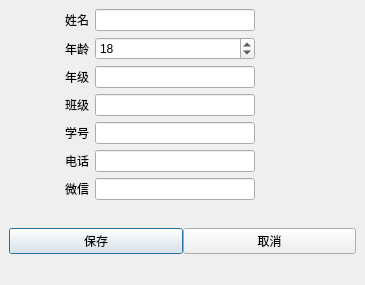
<?xml version="1.0" encoding="UTF-8"?>
<ui version="4.0">
 <class>Dlg_AddStu</class>
 <widget class="QDialog" name="Dlg_AddStu">
  <property name="geometry">
   <rect>
    <x>0</x>
    <y>0</y>
    <width>365</width>
    <height>285</height>
   </rect>
  </property>
  <property name="windowTitle">
   <string>添加学生</string>
  </property>
  <layout class="QGridLayout" name="gridLayout_2">
   <property name="leftMargin">
    <number>9</number>
   </property>
   <property name="topMargin">
    <number>9</number>
   </property>
   <property name="rightMargin">
    <number>9</number>
   </property>
   <property name="bottomMargin">
    <number>9</number>
   </property>
   <property name="horizontalSpacing">
    <number>6</number>
   </property>
   <item row="3" column="1">
    <widget class="QLineEdit" name="le_class"/>
   </item>
   <item row="4" column="1">
    <widget class="QLineEdit" name="le_seq"/>
   </item>
   <item row="1" column="0">
    <widget class="QLabel" name="label_2">
     <property name="minimumSize">
      <size>
       <width>80</width>
       <height>0</height>
      </size>
     </property>
     <property name="text">
      <string>年龄</string>
     </property>
     <property name="alignment">
      <set>Qt::AlignmentFlag::AlignRight|Qt::AlignmentFlag::AlignTrailing|Qt::AlignmentFlag::AlignVCenter</set>
     </property>
    </widget>
   </item>
   <item row="4" column="0">
    <widget class="QLabel" name="label_5">
     <property name="minimumSize">
      <size>
       <width>80</width>
       <height>0</height>
      </size>
     </property>
     <property name="text">
      <string>学号</string>
     </property>
     <property name="alignment">
      <set>Qt::AlignmentFlag::AlignRight|Qt::AlignmentFlag::AlignTrailing|Qt::AlignmentFlag::AlignVCenter</set>
     </property>
    </widget>
   </item>
   <item row="6" column="1">
    <widget class="QLineEdit" name="le_wechat"/>
   </item>
   <item row="2" column="1">
    <widget class="QLineEdit" name="le_grade"/>
   </item>
   <item row="5" column="0">
    <widget class="QLabel" name="label_6">
     <property name="minimumSize">
      <size>
       <width>80</width>
       <height>0</height>
      </size>
     </property>
     <property name="text">
      <string>电话</string>
     </property>
     <property name="alignment">
      <set>Qt::AlignmentFlag::AlignRight|Qt::AlignmentFlag::AlignTrailing|Qt::AlignmentFlag::AlignVCenter</set>
     </property>
    </widget>
   </item>
   <item row="0" column="1">
    <widget class="QLineEdit" name="le_name"/>
   </item>
   <item row="2" column="0">
    <widget class="QLabel" name="label_3">
     <property name="minimumSize">
      <size>
       <width>80</width>
       <height>0</height>
      </size>
     </property>
     <property name="text">
      <string>年级</string>
     </property>
     <property name="alignment">
      <set>Qt::AlignmentFlag::AlignRight|Qt::AlignmentFlag::AlignTrailing|Qt::AlignmentFlag::AlignVCenter</set>
     </property>
    </widget>
   </item>
   <item row="5" column="1">
    <widget class="QLineEdit" name="le_phone"/>
   </item>
   <item row="0" column="0">
    <widget class="QLabel" name="label">
     <property name="minimumSize">
      <size>
       <width>80</width>
       <height>0</height>
      </size>
     </property>
     <property name="text">
      <string>姓名</string>
     </property>
     <property name="alignment">
      <set>Qt::AlignmentFlag::AlignRight|Qt::AlignmentFlag::AlignTrailing|Qt::AlignmentFlag::AlignVCenter</set>
     </property>
    </widget>
   </item>
   <item row="3" column="0">
    <widget class="QLabel" name="label_4">
     <property name="minimumSize">
      <size>
       <width>80</width>
       <height>0</height>
      </size>
     </property>
     <property name="text">
      <string>班级</string>
     </property>
     <property name="alignment">
      <set>Qt::AlignmentFlag::AlignRight|Qt::AlignmentFlag::AlignTrailing|Qt::AlignmentFlag::AlignVCenter</set>
     </property>
    </widget>
   </item>
   <item row="1" column="1">
    <widget class="QSpinBox" name="sb_age">
     <property name="minimum">
      <number>0</number>
     </property>
     <property name="maximum">
      <number>100</number>
     </property>
     <property name="value">
      <number>18</number>
     </property>
    </widget>
   </item>
   <item row="6" column="0">
    <widget class="QLabel" name="label_7">
     <property name="minimumSize">
      <size>
       <width>80</width>
       <height>0</height>
      </size>
     </property>
     <property name="text">
      <string>微信</string>
     </property>
     <property name="alignment">
      <set>Qt::AlignmentFlag::AlignRight|Qt::AlignmentFlag::AlignTrailing|Qt::AlignmentFlag::AlignVCenter</set>
     </property>
    </widget>
   </item>
   <item row="0" column="2">
    <spacer name="horizontalSpacer">
     <property name="orientation">
      <enum>Qt::Orientation::Horizontal</enum>
     </property>
     <property name="sizeType">
      <enum>QSizePolicy::Policy::Minimum</enum>
     </property>
     <property name="sizeHint" stdset="0">
      <size>
       <width>95</width>
       <height>20</height>
      </size>
     </property>
    </spacer>
   </item>
   <item row="7" column="0" colspan="3">
    <widget class="QWidget" name="widget" native="true">
     <layout class="QGridLayout" name="gridLayout">
      <property name="leftMargin">
       <number>0</number>
      </property>
      <property name="topMargin">
       <number>0</number>
      </property>
      <property name="rightMargin">
       <number>0</number>
      </property>
      <property name="bottomMargin">
       <number>0</number>
      </property>
      <property name="spacing">
       <number>0</number>
      </property>
      <item row="0" column="0">
       <widget class="QPushButton" name="btn_save">
        <property name="text">
         <string>保存</string>
        </property>
       </widget>
      </item>
      <item row="0" column="1">
       <widget class="QPushButton" name="btn_cancel">
        <property name="text">
         <string>取消</string>
        </property>
       </widget>
      </item>
     </layout>
    </widget>
   </item>
  </layout>
 </widget>
 <tabstops>
  <tabstop>le_name</tabstop>
  <tabstop>sb_age</tabstop>
  <tabstop>le_grade</tabstop>
  <tabstop>le_class</tabstop>
  <tabstop>le_seq</tabstop>
  <tabstop>le_phone</tabstop>
  <tabstop>le_wechat</tabstop>
  <tabstop>btn_save</tabstop>
  <tabstop>btn_cancel</tabstop>
 </tabstops>
 <resources/>
 <connections/>
</ui>
